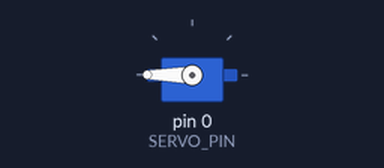
Recording of a sketch running on a simulated Arduino Uno, built with avr-gcc and run on an emulated ATmega328P. On the bench: servo.

Above: at 0.05 s.
At 4.0 s:
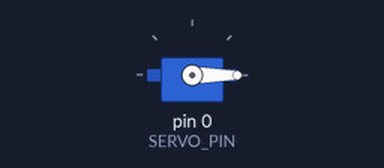
Timing chart, 0 to 5.2 s (numbered marks = the images above):
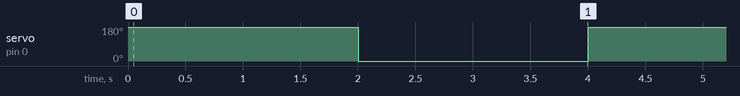

Measured:
- by itself, servo on pin 0 (SERVO_PIN): alternates 180° for 2.0 s and 0° for 2.0 s

The sketch:

Servo.ino
```cpp
#include<Servo.h>
#define SW_PIN 7
#define SERVO_PIN 0
Servo servo;
int flag=1;
void setup() {
  // put your setup code here, to run once:
  pinMode(SW_PIN,INPUT_PULLUP);
  servo.attach(SERVO_PIN,500,2400);
  servo.write(90);
}
void loop() {
  // put your main code here, to run repeatedly:

  //if(digitalRead(SW_PIN)==0)
  {
   // if(flag==0)
    {
      servo.write(180);
      flag=1;
    }
   // else
    {
      delay(2000);
      servo.write(0);
      flag=0;
    }
  }
  delay(2000);
}
```
